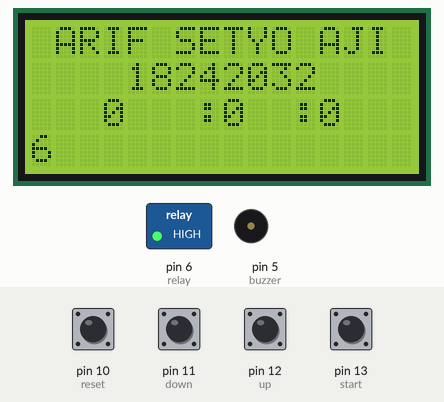
This program was run on a simulated Arduino Uno, built with avr-gcc and run on an emulated ATmega328P. On the bench: 16×4 character LCD, switched loads named in the program (green lamp = pin HIGH), buzzer (waves = sounding, pin HIGH). The inputs (shaded band) are chosen by the test bench; at power-on: pin 10 (reset), pin 11 (down), pin 12 (up), pin 13 (start) LOW. EEPROM starts erased.

Above: at 4.3 s.
4.4 s: pin 13 (start) pulled HIGH for 1 s
At 5.0 s:
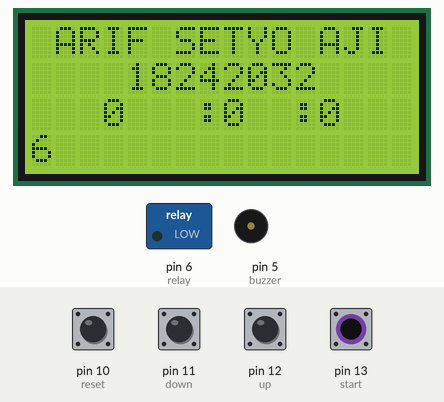
7.1 s: pin 11 (down) pulled HIGH for 1 s
At 8.6 s:
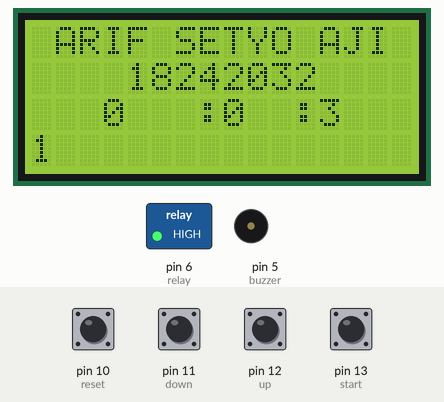
9.6 s: pin 10 (reset) pulled HIGH for 0.25 s
At 9.9 s:
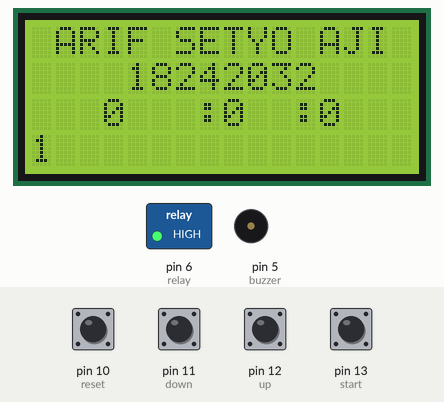
11.3 s: pin 12 (up) pulled HIGH for 0.25 s
At 12.6 s:
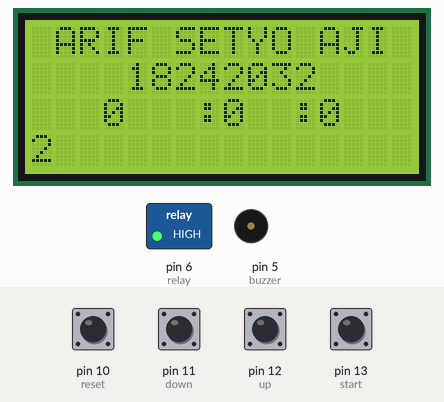
13.0 s: pin 12 (up) pulled HIGH for 1 s
At 13.58 s:
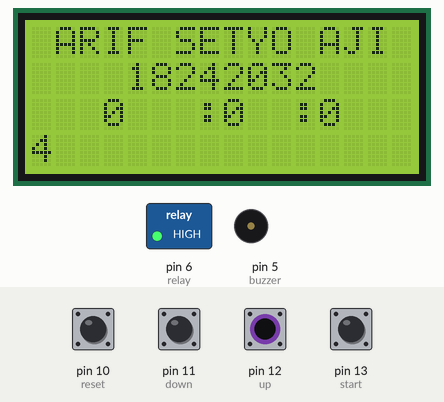
15.5 s: pin 13 (start) pulled HIGH for 0.25 s
At 17.1 s:
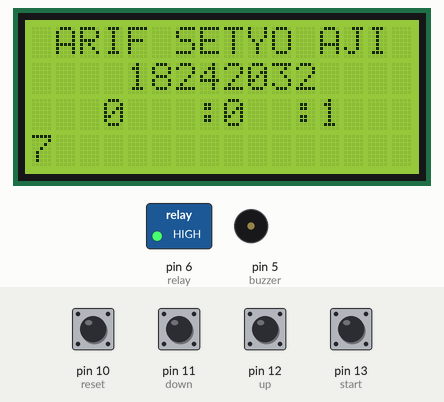
Timing chart, 0 to 18.3 s (numbered marks = the images above; inputs shaded):
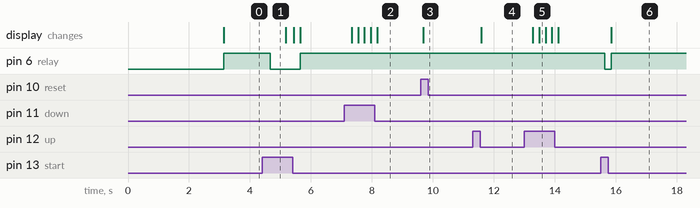

The program:

main.cpp
```cpp
#include<Arduino.h>
#include <EEPROM.h>
#include <LiquidCrystal_I2C.h>


LiquidCrystal_I2C lcd(0x27, 16, 4);

void writeIntIntoEEPROM(int address, int number)
{
  byte byte1 = number >> 8;
  byte byte2 = number & 0xFF;
  EEPROM.write(address, byte1);
  EEPROM.write(address + 1, byte2);
}

int readIntFromEEPROM(int address)
{
  byte byte1 = EEPROM.read(address);
  byte byte2 = EEPROM.read(address + 1);
  return (byte1 << 8) + byte2;
}

int aa;
int reset = 10;
int up = 12;
int down = 11;
int start = 13;
int relay = 6;
int clockk = A0;
int buzzer =5;
int live_time;
int set_alarm = 6;

//waktu local
int jam_local = 0;
int counter_A = 0;
//int menit = 0;
//int detik = 0;

//waktu read eeprom
int eeprom_detik;
int eeprom_menit;
int eeprom_jam;
int count_start = 0;


int menu_reset(){
  writeIntIntoEEPROM(0, 0);
  writeIntIntoEEPROM(1, 0);
  writeIntIntoEEPROM(2, 0);
  eeprom_detik=0;
  eeprom_menit=0;
  eeprom_jam =0;
  lcd.setCursor(-1,2);
  lcd.print(eeprom_jam);
  lcd.setCursor(3,2);
  lcd.print(":");
  lcd.setCursor(4,2);
  lcd.print(eeprom_menit);
  lcd.setCursor(7,2);
  lcd.print(":");
  lcd.setCursor(8,2);
  lcd.print(eeprom_detik);
}
int detikk(){
  delay(1);
  return 1;
}
int menu_waktu(){
  lcd.setCursor(2,2);
  lcd.print("         ");
  lcd.setCursor(-4,3);
  lcd.print("                ");
  lcd.setCursor(-1,2);
  lcd.print(eeprom_jam);
  lcd.setCursor(3,2);
  lcd.print(":");
  lcd.setCursor(4,2);
  lcd.print(eeprom_menit);
  lcd.setCursor(7,2);
  lcd.print(":");
  lcd.setCursor(8,2);
  lcd.print(eeprom_detik);
  lcd.setCursor(-4,3);
  lcd.print(set_alarm);
  if (detikk() == 1){
    int detik = readIntFromEEPROM(0);

    if(detik == 15){
      writeIntIntoEEPROM(0, 0);
      int menit = readIntFromEEPROM(1);
      if(menit >= 3){
        writeIntIntoEEPROM(1, 0);
        int jam = readIntFromEEPROM(2);
        if(jam == 4){
          writeIntIntoEEPROM(2, jam);
          eeprom_jam = readIntFromEEPROM(2);
          }else if(jam == 2){
          int bb = 0;
          while(bb<=3){
            Serial.println("cok");
            analogWrite(buzzer,255);
              delay(100);
              analogWrite(buzzer,0);
              delay(100);
            bb++;
          }
          jam = jam + 1;
          writeIntIntoEEPROM(2, jam);
          eeprom_jam = readIntFromEEPROM(2);
        }else{
          jam = jam + 1;
          jam_local = jam + 1;
          writeIntIntoEEPROM(2, jam);
          eeprom_jam = readIntFromEEPROM(2);
        }
      }else if(eeprom_detik == 9){
         eeprom_jam = readIntFromEEPROM(2);
      }else{
        menit = menit + 1;
        writeIntIntoEEPROM(1, menit);
        eeprom_menit = readIntFromEEPROM(1);
      }
    }else if(detikk() == 1 && eeprom_jam != 4){
      detik = detik + 1;
      writeIntIntoEEPROM(0, detik);
      eeprom_detik = readIntFromEEPROM(0);
    }
    }
  }


void setup() {
  // put your setup code here, to run once:
  pinMode(reset,INPUT);
  pinMode(up,INPUT);
  pinMode(down,INPUT);
  pinMode(start,INPUT);
  pinMode(buzzer,OUTPUT);
  pinMode(relay,OUTPUT);
  lcd.begin();
  Serial.begin(9600);
  lcd.setCursor(1,0);
  lcd.print("ARIF SETYO AJI");
  lcd.setCursor(4,1);
  lcd.print("18242032");
  lcd.setCursor(2,2);
  lcd.print("ATEM");
  lcd.setCursor(-4,3);
  lcd.print("ANDAKARA JAKARTA");
  delay(3000);
  lcd.setCursor(2,2);
  lcd.print("         ");
  lcd.setCursor(-4,3);
  lcd.print("                ");
//  writeIntIntoEEPROM(0, 0);
//  eeprom_detik = readIntFromEEPROM(0);
//  eeprom_menit = readIntFromEEPROM(1);
//  writeIntIntoEEPROM(1, 0);
//  writeIntIntoEEPROM(2, 0);
}

void loop() {
  // put your main code here, to run repeatedly:
  int Reset = digitalRead(reset);
  int Up = digitalRead(up);
  int Down = digitalRead(down);
  int Star_Stop = digitalRead(start);
  lcd.setCursor(-1,2);
  lcd.print(eeprom_jam);
  lcd.setCursor(3,2);
  lcd.print(":");
  lcd.setCursor(4,2);
  lcd.print(eeprom_menit);
  lcd.setCursor(7,2);
  lcd.print(":");
  lcd.setCursor(8,2);
  lcd.print(eeprom_detik);
  lcd.setCursor(-4,3);
  lcd.print(set_alarm);

//  digitalWrite(buzzer,HIGH);
  if(Star_Stop == 1 && jam_local != set_alarm){
     menu_waktu();
    digitalWrite(relay,LOW);
  }else if(Star_Stop == 1 && jam_local == set_alarm){
    counter_A = counter_A +1;
      if(counter_A < 2){
        int bb = 0;
        while(bb<=9){
          analogWrite(buzzer,200);
          delay(100);
          digitalWrite(buzzer,LOW);
          delay(100);
          bb++;
        }
      Star_Stop =0;
        digitalWrite(relay,HIGH);
      }else{
        Star_Stop =0;
        digitalWrite(relay,HIGH);
      }
  }else if(Star_Stop == 0){
    counter_A = 0;
    digitalWrite(relay,HIGH);
    jam_local = 0;
  }

  if(Reset == 1){
    menu_reset();
  }
  if(Up == 1){
    set_alarm = set_alarm + 1;
  }
  if(Down==1){
    set_alarm = set_alarm - 1;
  }
  if(eeprom_jam == 4){
    int cc = 0;
    while(cc<=12){
       Serial.println("cek");
       analogWrite(buzzer,200);
       delay(100);
       analogWrite(buzzer,0);
       delay(100);
       cc++;
  }
  }

delay(200);
}
```

Measured:
- after the input at 4.4 s, pin 6 (relay): HIGH → LOW after 0.26 s, → HIGH 0.98 s later
- after the input at 7.1 s, the display: first changes after 0.23 s (image 2 shows a later state)
- after the input at 9.6 s, the display: changes after 0.08 s (image 3)
- after the input at 11.3 s, the display: changes after 0.28 s (image 4)
- after the input at 13.0 s, the display: first changes after 0.27 s (image 5 shows a later state)
- after the input at 15.5 s, pin 6 (relay): HIGH → LOW after 0.14 s, → HIGH 0.21 s later; the display: changes after 0.35 s (image 6)
